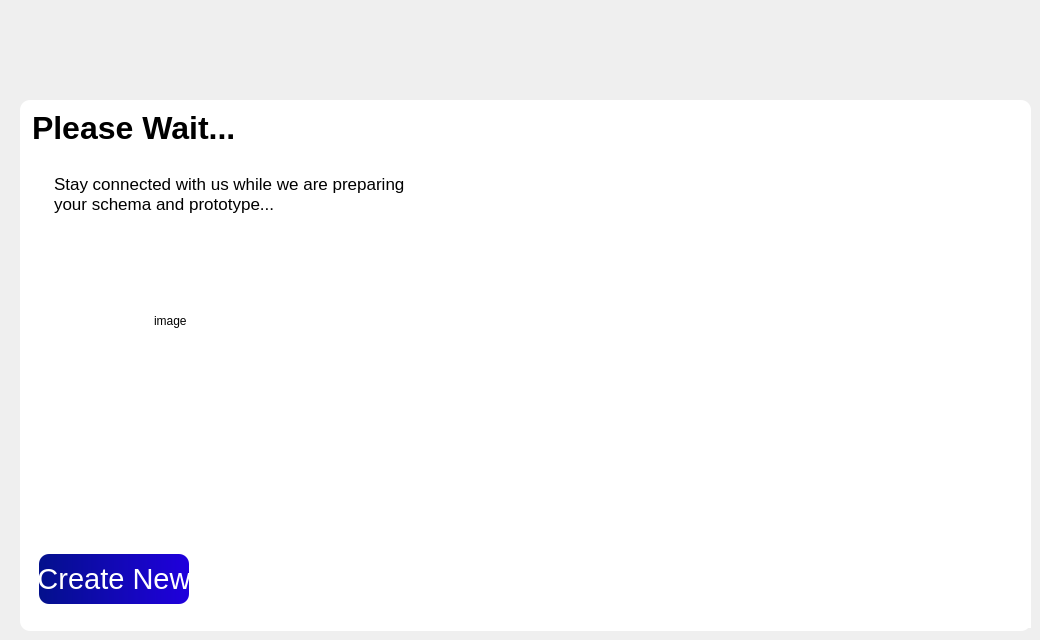
         <widget class="QWidget" name="page_5">
          <widget class="QFrame" name="frame_51">
           <property name="geometry">
            <rect>
             <x>20</x>
             <y>100</y>
             <width>1011</width>
             <height>531</height>
            </rect>
           </property>
           <property name="minimumSize">
            <size>
             <width>0</width>
             <height>60</height>
            </size>
           </property>
           <property name="maximumSize">
            <size>
             <width>16777215</width>
             <height>16777215</height>
            </size>
           </property>
           <property name="styleSheet">
            <string notr="true">background-color: rgb(255, 255, 255);
border-radius:10px;</string>
           </property>
           <property name="frameShape">
            <enum>QFrame::StyledPanel</enum>
           </property>
           <property name="frameShadow">
            <enum>QFrame::Raised</enum>
           </property>
           <widget class="QLabel" name="label_21">
            <property name="geometry">
             <rect>
              <x>12</x>
              <y>12</y>
              <width>242</width>
              <height>31</height>
             </rect>
            </property>
            <property name="font">
             <font>
              <pointsize>24</pointsize>
              <weight>75</weight>
              <bold>true</bold>
             </font>
            </property>
            <property name="text">
             <string>Please Wait...</string>
            </property>
            <property name="textFormat">
             <enum>Qt::PlainText</enum>
            </property>
           </widget>
           <widget class="QTextEdit" name="textEdit_3">
            <property name="geometry">
             <rect>
              <x>30</x>
              <y>70</y>
              <width>391</width>
              <height>81</height>
             </rect>
            </property>
            <property name="html">
             <string>&lt;!DOCTYPE HTML PUBLIC &quot;-//W3C//DTD HTML 4.0//EN&quot; &quot;http://www.w3.org/TR/REC-html40/strict.dtd&quot;&gt;
&lt;html&gt;&lt;head&gt;&lt;meta name=&quot;qrichtext&quot; content=&quot;1&quot; /&gt;&lt;style type=&quot;text/css&quot;&gt;
p, li { white-space: pre-wrap; }
&lt;/style&gt;&lt;/head&gt;&lt;body style=&quot; font-family:'.AppleSystemUIFont'; font-size:13pt; font-weight:400; font-style:normal;&quot;&gt;
&lt;p style=&quot; margin-top:0px; margin-bottom:0px; margin-left:0px; margin-right:0px; -qt-block-indent:0; text-indent:0px;&quot;&gt;Stay connected with us while we are preparing your schema and prototype...&lt;/p&gt;&lt;/body&gt;&lt;/html&gt;</string>
            </property>
           </widget>
           <widget class="QFrame" name="frame_52">
            <property name="geometry">
             <rect>
              <x>30</x>
              <y>120</y>
              <width>351</width>
              <height>271</height>
             </rect>
            </property>
            <property name="frameShape">
             <enum>QFrame::StyledPanel</enum>
            </property>
            <property name="frameShadow">
             <enum>QFrame::Raised</enum>
            </property>
            <widget class="QPlainTextEdit" name="plainTextEdit">
             <property name="geometry">
              <rect>
               <x>100</x>
               <y>90</y>
               <width>104</width>
               <height>78</height>
              </rect>
             </property>
             <property name="plainText">
              <string>image</string>
             </property>
            </widget>
           </widget>
           <widget class="QFrame" name="frame_53">
            <property name="geometry">
             <rect>
              <x>10</x>
              <y>430</y>
              <width>1011</width>
              <height>98</height>
             </rect>
            </property>
            <property name="minimumSize">
             <size>
              <width>0</width>
              <height>60</height>
             </size>
            </property>
            <property name="styleSheet">
             <string notr="true">background-color: rgb(255, 255, 255);
border-radius:10px;</string>
            </property>
            <property name="frameShape">
             <enum>QFrame::StyledPanel</enum>
            </property>
            <property name="frameShadow">
             <enum>QFrame::Raised</enum>
            </property>
            <layout class="QHBoxLayout" name="horizontalLayout_33">
             <item>
              <widget class="QPushButton" name="pushButton_7">
               <property name="minimumSize">
                <size>
                 <width>150</width>
                 <height>50</height>
                </size>
               </property>
               <property name="maximumSize">
                <size>
                 <width>150</width>
                 <height>50</height>
                </size>
               </property>
               <property name="font">
                <font>
                 <pointsize>22</pointsize>
                </font>
               </property>
               <property name="styleSheet">
                <string notr="true">background-color: qlineargradient(spread:pad, x1:0, y1:0, x2:1, y2:0, stop:0 rgba(3, 16, 140, 255), stop:1 rgba(32, 0, 221, 255));
color: rgb(255, 255, 255);</string>
               </property>
               <property name="text">
                <string>Create New</string>
               </property>
              </widget>
             </item>
             <item alignment="Qt::AlignLeft">
              <widget class="QFrame" name="frame_54">
               <property name="frameShape">
                <enum>QFrame::StyledPanel</enum>
               </property>
               <property name="frameShadow">
                <enum>QFrame::Raised</enum>
               </property>
               <layout class="QVBoxLayout" name="verticalLayout_22"/>
              </widget>
             </item>
            </layout>
           </widget>
          </widget>
         </widget>
